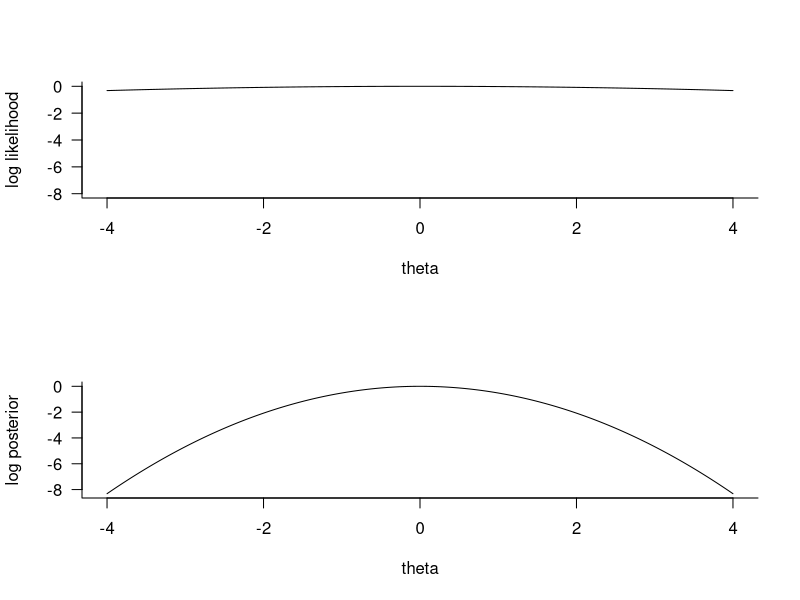
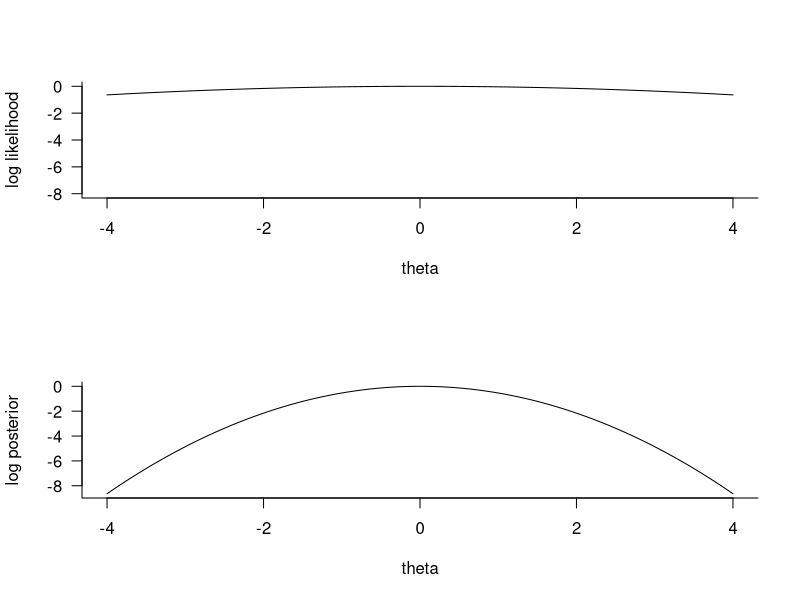

The R source for these figures, in order:
# Script: Penalisation_Optimization.R
# Description: This script demonstrates penalized likelihood estimation.

# Flag to control PDF generation
generate_pdf <- TRUE  # Set to TRUE to save plots

# Define parameter range
theta <- seq(-4, 4, by = 0.01)

# Function to compute likelihood and penalized likelihood
plot_penalized_likelihood <- function(y, filename) {
  if (generate_pdf) pdf(paste0("plots/", filename), height = 5, width = 6)
  
  par(mfrow = c(2, 1))
  sd <- 5
  
  # Compute likelihood
  lik <- apply(sapply(y, function(obs) dnorm(obs, mean = theta, sd = sd)), 1, prod)
  plot(theta, log(lik) - max(log(lik)), ylim = c(-8, 0), 
       ylab = "log likelihood", type = "l", las = 1, bty = "l")
  
  # Compute penalized likelihood (posterior)
  lik.pen <- lik * dnorm(theta, mean = 0, sd = 1)
  plot(theta, log(lik.pen) - max(log(lik.pen)), 
       ylab = "log posterior", type = "l", las = 1, bty = "l")
  
  if (generate_pdf) dev.off()
}

# Plot for single observation y = 0
plot_penalized_likelihood(y = c(0), filename = "penopt-1.pdf")

# Plot for observations y = 1, -1
plot_penalized_likelihood(y = c(1, -1), filename = "penopt-2.pdf")
